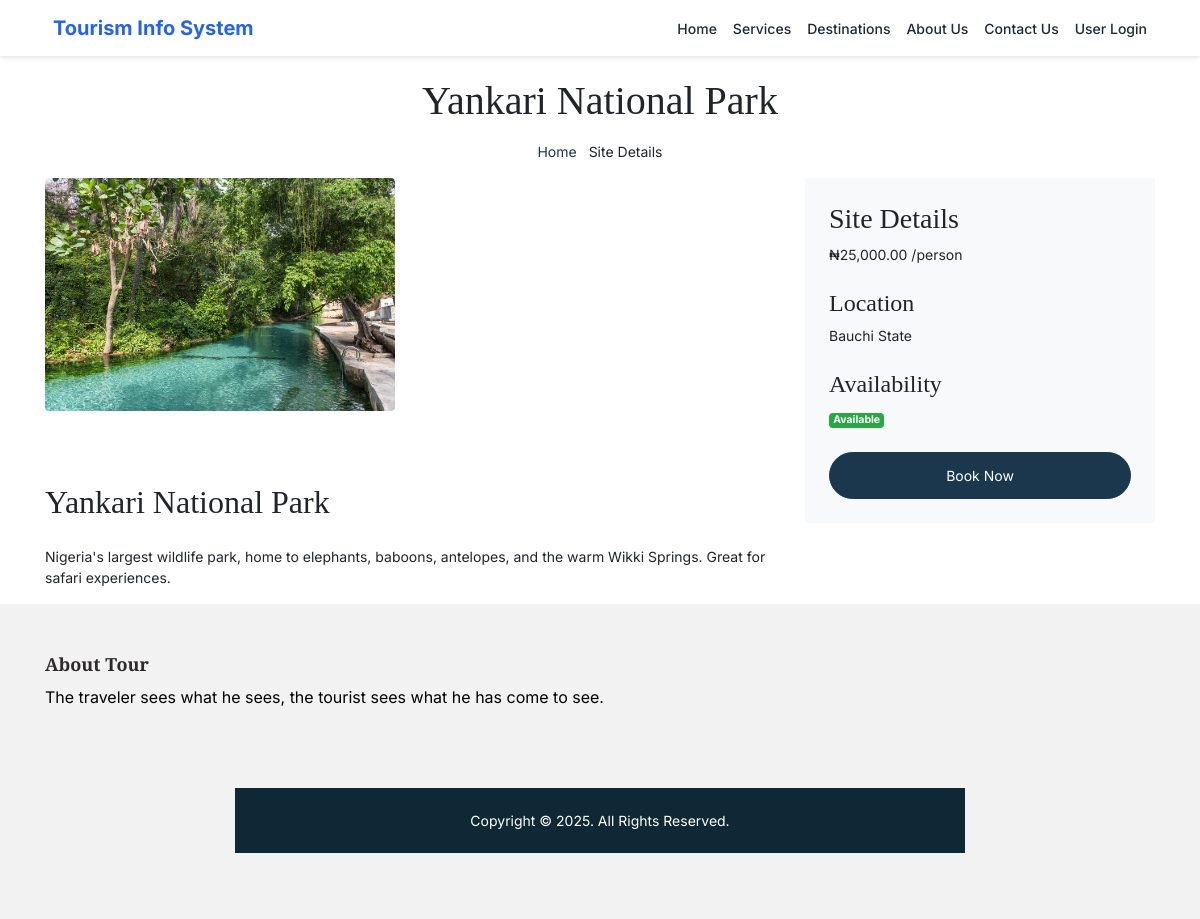
/view-site.php?siteID=1, run on the app's committed database.
### tables this page shows
CREATE TABLE `sites` (
  `siteID` int(11) NOT NULL,
  `name` varchar(255) NOT NULL,
  `description` text DEFAULT NULL,
  `location` varchar(255) NOT NULL,
  `availability` tinyint(1) DEFAULT 1,
  `images` text DEFAULT NULL,
  `amount` decimal(10,0) NOT NULL,
  `status` enum('active','inactive') DEFAULT 'active',
  `created_at` timestamp NOT NULL DEFAULT current_timestamp(),
  `updated_at` timestamp NOT NULL DEFAULT current_timestamp() ON UPDATE current_timestamp()
);

### Database.php (called while the page is built, shortened)
<?php
if (!class_exists('Database')) {
    class Database
    {
        private $host = "localhost";
        private $user = "root";
        private $password = "";
        private $dbname = "tourism";
        private $conn;
        public function __construct()
        {
            try {
                $dsn = "mysql:host={$this->host};dbname={$this->dbname};charset=utf8mb4";
                $options = [
                    PDO::ATTR_ERRMODE => PDO::ERRMODE_EXCEPTION,
                    PDO::ATTR_DEFAULT_FETCH_MODE => PDO::FETCH_ASSOC,
                    PDO::ATTR_EMULATE_PREPARES => false,
                ];
                $this->conn = new PDO($dsn, $this->user, $this->password, $options);
            } catch (PDOException $e) {
                echo "Connection failed: " . $e->getMessage();
                exit;
            }
        }
        public function read($table, $condition = "")
        {
            try {
                $sql = "SELECT * FROM $table $condition";
                $stmt = $this->conn->query($sql);
                return $stmt->fetch(PDO::FETCH_ASSOC);
            } catch (PDOException $e) {
                die("Error: " . $e->getMessage());
            }
        }
    }
}

### view-site.php (the view, shortened to what this page needs)
<?php
include "header.php";
$siteId = isset($_GET['siteID']) ? intval($_GET['siteID']) : 0;
$site = $db->read("sites", "WHERE siteID = $siteId");
$images = @unserialize($site['images']);
?>
<br>
<div class="hero-wrap">
    <div class="container">
        <div class="row no-gutters slider-text align-items-center justify-content-center">
            <div class="col-md-9 text-center">
                <h1 class="mb-3 bread"><?php echo htmlspecialchars($site['name']); ?></h1>
                <p class="breadcrumbs">
                    <span class="mr-2"><a href="index.php">Home</a></span>
                    <span>Site Details</span>
                </p>
            </div>
        </div>
    </div>
</div>
<section class="ftco-section">
    <div class="container">
        <div class="row">
            <div class="col-lg-8">
                <div class="row">
                    <?php foreach ($images as $image): ?>
                        <div class="col-md-6 mb-4">
                            <a href="admin/<?php echo htmlspecialchars($image); ?>" class="image-popup">
                                <img src="admin/<?php echo htmlspecialchars($image); ?>" class="img-fluid rounded" alt="<?php echo htmlspecialchars($site['name']); ?>">
                            </a>
                        </div>
                    <?php endforeach; ?>
                </div>
                <div class="mt-5">
                    <h2 class="mb-4"><?php echo htmlspecialchars($site['name']); ?></h2>
                    <p><?php echo nl2br(htmlspecialchars($site['description'])); ?></p>
                </div>
            </div>
            <div class="col-lg-4 sidebar">
                <div class="sidebar-box bg-light p-4">
                    <h3 class="heading-2">Site Details</h3>
                    <div class="price-wrap mb-4">
                        <span class="price">₦<?php echo number_format($site['amount'], 2); ?></span>
                        <span class="per">/person</span>
                    </div>
                    <div class="mb-4">
                        <h4>Location</h4>
                        <p><i class="fas fa-map-marker-alt"></i> <?php echo htmlspecialchars($site['location']); ?></p>
                    </div>
                    <div class="mb-4">
                        <h4>Availability</h4>
                        <p>
                            <?php echo $site['availability']
                                ? '<span class="badge badge-success">Available</span>'
                                : '<span class="badge badge-danger">Not Available</span>'; ?>
                        </p>
                    </div>
                    <?php if ($site['availability']): ?>
                        <a href="user/booking.php?siteID=<?php echo $site['siteID']; ?>" class="btn btn-primary btn-block">Book Now</a>
                    <?php endif; ?>
                </div>
            </div>
        </div>
    </div>
</section>
<?php
include "footer.php";
?>

### assets/css/style.css (style rules this page uses)
:root { --primary-color: #2563eb; --secondary-color: #1e40af; --text-color: #1f2937; --light-bg: #f3f4f6; }
body { font-family: "Inter", sans-serif; line-height: 1.5; background: #ffffff; overflow-x: hidden; font-size: 14px; }
body:before { content: ""; position: fixed; top: 0; left: 0; z-index: 99; right: 0; bottom: 0; background: rgba(0, 0, 0, 0.2); opacity: 0; visibility: hidden; -webkit-transition: .3s all ease; -o-transition: .3s all ease; transition: .3s all ease; }
a { color: #1A374D; -webkit-transition: .3s all ease; -o-transition: .3s all ease; transition: .3s all ease; }
h1, .h1, h2, .h2, h3, .h3, h4, .h4 { font-family: "Source Serif Pro", serif; }
.btn { padding-top: 12px; padding-bottom: 12px; padding-left: 30px; padding-right: 30px; border-radius: 30px; font-size: 14px; }
.btn.btn-primary { background: #1A374D; border-color: #1A374D; }

### data on the page
sites: name "Yankari National Park", description "Nigeria's largest wildlife park, home to elephants, baboons, antelopes, and the warm Wikki Springs. Great for safari experiences.", amount "25,000.00", location "Bauchi State"
